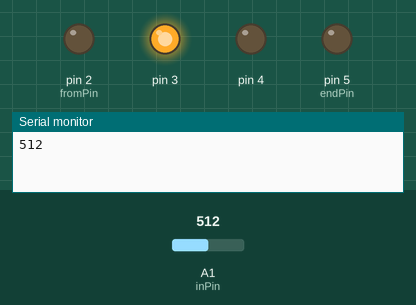
This sketch was run on a simulated Arduino Uno, built with avr-gcc and run on an emulated ATmega328P. Parts: output pins drawn as LEDs (lit = HIGH), the last lines printed to the serial monitor. Inputs (shaded band) come from the test bench; at power-on: A1 (inPin) = 512.

Above: at 0.15 s.
At 0.75 s:
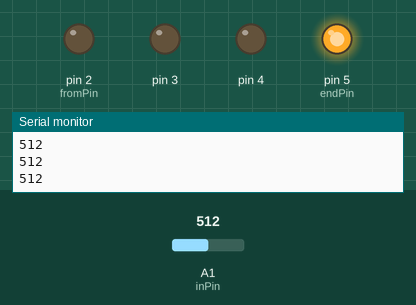
At 2.25 s:
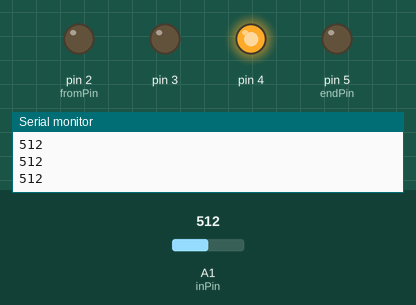
At 3.45 s:
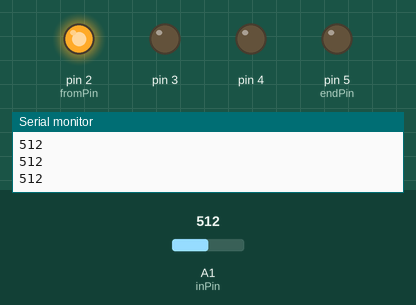
Timing chart, 0 to 4.1 s (numbered marks = the images above):
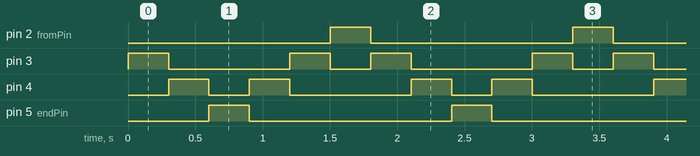

Measured:
- by itself, pin 2 (fromPin), pin 5 (endPin): alternates HIGH for 0.30 s and LOW for 1.5 s
- by itself, pin 3: repeats every 1.8 s: LOW 0.90 s, HIGH 0.30 s, LOW 0.30 s, HIGH 0.30 s
- by itself, pin 4: repeats every 1.8 s: LOW 0.30 s, HIGH 0.30 s, LOW 0.90 s, HIGH 0.30 s

The sketch:

2.ino
```cpp
int fromPin=2;
int endPin=5;
int fps=300;
int pin=fromPin;
int target=endPin;
int mode=1;

int inPin=A1;
int val=0;
void setup() {
  for (int x = fromPin-1; x < endPin+1; x++) {
    pinMode(x, OUTPUT);
  }
  pinMode(inPin, INPUT);
  Serial.begin(9600);

}
void turn0ff() {
  for (int x = fromPin-1; x < endPin+1; x++) {
    digitalWrite(x, LOW);
  }
}
void turnOn(int num) {
  digitalWrite(num, HIGH);
}

void toLeft(){
  pin-=1;
}
void toRight(){
  pin+=1;
}

void mode1(){

  turn0ff();
  if(pin<target){
    toRight();
  }
  if(pin>target){
    toLeft();
  }
  if(pin==fromPin){
    target=endPin;
  }
  if(pin==endPin){
    target=fromPin;
  }
  turnOn(pin);
  delay(fps);
}
void mode2(){
  turn0ff();
  delay(fps);
  for (int x= fromPin-1; x < endPin+1; x++) {
   turnOn(x);
  }
  delay(fps);
}
void loop() {


  //val = digitalRead(inPin);
  val=analogRead(inPin);
  Serial.println(val);


  if(val==653){
    mode+=1;
    if(mode==3){
      mode=1;
    }
  }
  if(mode==1){
    mode1();
  }else if(mode==2){
    mode2();
  }

}
```
